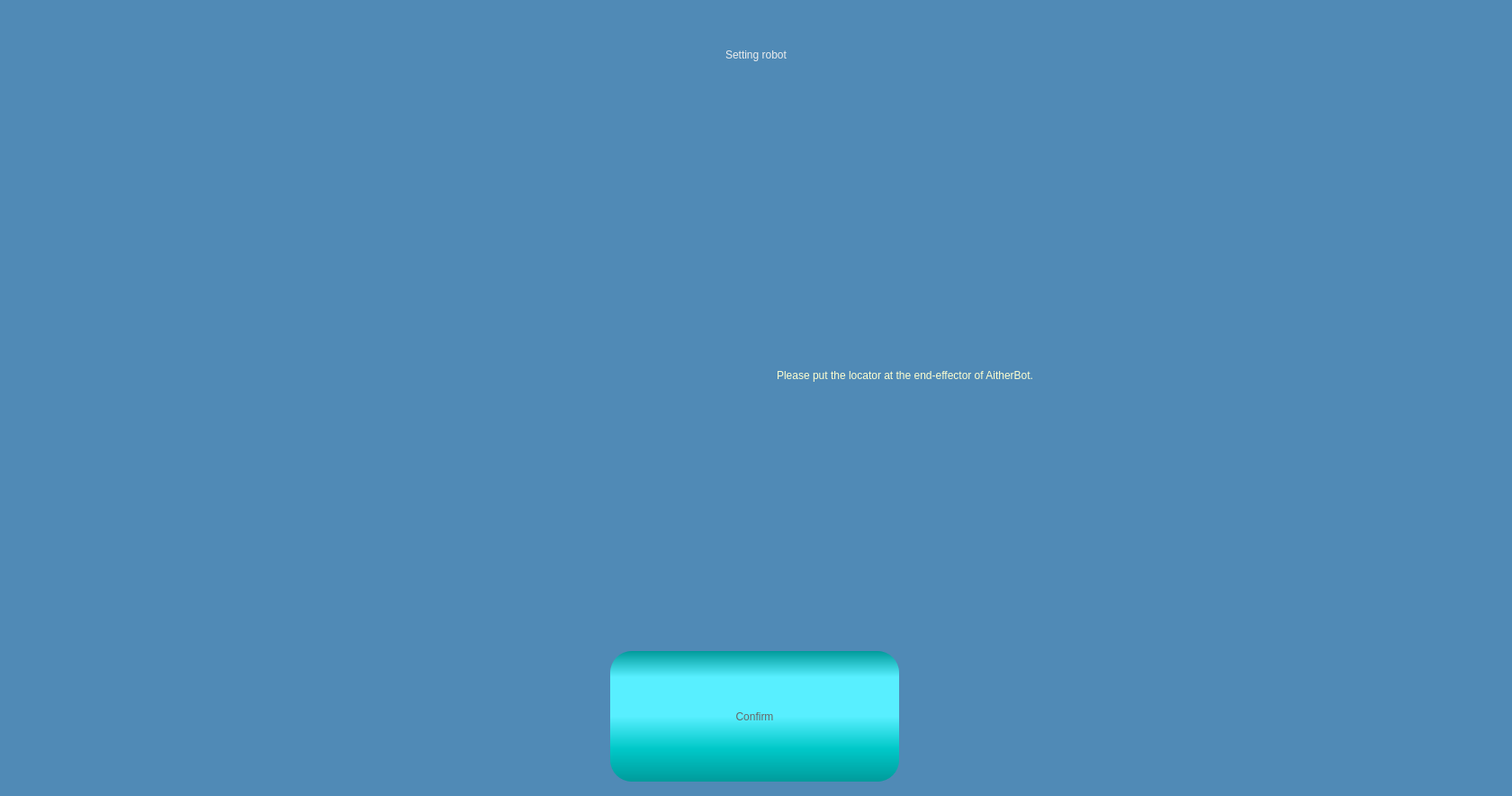
          <widget class="QWidget" name="pgRobotRegSphere">
           <property name="styleSheet">
            <string notr="true">background-color: rgb(80, 138, 182);</string>
           </property>
           <layout class="QGridLayout" name="gridLayout_9">
            <item row="0" column="0" colspan="4">
             <widget class="QLabel" name="label_title_3">
              <property name="minimumSize">
               <size>
                <width>0</width>
                <height>100</height>
               </size>
              </property>
              <property name="maximumSize">
               <size>
                <width>16777215</width>
                <height>100</height>
               </size>
              </property>
              <property name="styleSheet">
               <string notr="true">	color:#eeeeee;
	font: 64pt &quot;Cascadia Code SemiBold&quot;;
	padding:0px;
	margin:0px;</string>
              </property>
              <property name="text">
               <string>Setting robot</string>
              </property>
              <property name="alignment">
               <set>Qt::AlignCenter</set>
              </property>
             </widget>
            </item>
            <item row="3" column="0" colspan="4">
             <layout class="QHBoxLayout" name="horizontalLayout_4">
              <item>
               <widget class="QPushButton" name="btnNext_settingRobot">
                <property name="sizePolicy">
                 <sizepolicy hsizetype="Maximum" vsizetype="Fixed">
                  <horstretch>0</horstretch>
                  <verstretch>0</verstretch>
                 </sizepolicy>
                </property>
                <property name="minimumSize">
                 <size>
                  <width>324</width>
                  <height>150</height>
                 </size>
                </property>
                <property name="styleSheet">
                 <string notr="true">QPushButton{
font: 48pt &quot;Arial&quot;;
color:#666666;
border-radius:24px;
background-color: qlineargradient(spread:pad, x1:0, y1:0, x2:0, y2:1, stop:0 rgba(0, 155, 155, 255), stop:0.2 rgba(88, 239, 255, 255), stop:0.5 rgba(88, 239, 255, 255), stop:0.75 rgba(0, 200, 200, 255),  stop:1 rgba(0, 155, 155, 255));
padding: 0px 20px;
margin-bottom:5px;
margin-right:3px;
}

QPushButton:hover{
color:#aa3333;
background-color: qlineargradient(spread:pad, x1:0, y1:0, x2:0, y2:1, stop:0 rgba(50, 155, 155, 255), stop:0.2 rgba(150, 239, 255, 255), stop:0.5 rgba(150, 239, 255, 255), stop:0.75 rgba(50, 200, 200, 255),  stop:1 rgba(50, 155, 155, 255));
}

QPushButton:pressed{
margin-top:5px;
margin-bottom:0px;
margin-left:3px;
margin-right:0px;
}</string>
                </property>
                <property name="text">
                 <string>Confirm</string>
                </property>
               </widget>
              </item>
             </layout>
            </item>
            <item row="1" column="2">
             <widget class="QLabel" name="label_8">
              <property name="minimumSize">
               <size>
                <width>800</width>
                <height>0</height>
               </size>
              </property>
              <property name="maximumSize">
               <size>
                <width>16777215</width>
                <height>16777215</height>
               </size>
              </property>
              <property name="styleSheet">
               <string notr="true">font: 24pt &quot;Arial&quot;;
color: rgb(255, 255, 208);</string>
              </property>
              <property name="text">
               <string>Please put the locator at the end-effector of AitherBot.</string>
              </property>
              <property name="wordWrap">
               <bool>true</bool>
              </property>
             </widget>
            </item>
            <item row="1" column="0">
             <spacer name="horizontalSpacer_5">
              <property name="orientation">
               <enum>Qt::Horizontal</enum>
              </property>
              <property name="sizeHint" stdset="0">
               <size>
                <width>40</width>
                <height>20</height>
               </size>
              </property>
             </spacer>
            </item>
            <item row="1" column="1">
             <widget class="QWidget" name="wdgSetupBall" native="true">
              <property name="sizePolicy">
               <sizepolicy hsizetype="Fixed" vsizetype="Fixed">
                <horstretch>0</horstretch>
                <verstretch>0</verstretch>
               </sizepolicy>
              </property>
              <property name="minimumSize">
               <size>
                <width>800</width>
                <height>600</height>
               </size>
              </property>
              <property name="maximumSize">
               <size>
                <width>800</width>
                <height>600</height>
               </size>
              </property>
              <property name="styleSheet">
               <string notr="true"/>
              </property>
             </widget>
            </item>
           </layout>
          </widget>
